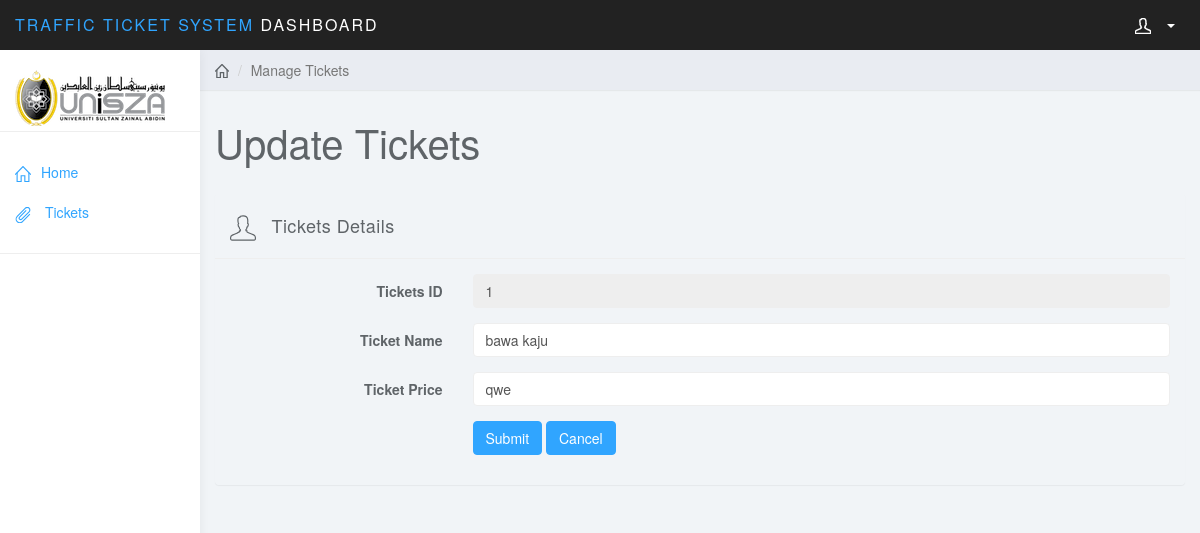
Page /staff/index.php?page=updatetickets1&ID=1 on the committed database.
### tables this page shows
CREATE TABLE IF NOT EXISTS `saman` (
  `saman_id` int(10) NOT NULL AUTO_INCREMENT,
  `saman_name` varchar(100) NOT NULL,
  `saman_price` varchar(10) NOT NULL,
  PRIMARY KEY (`saman_id`)
);

### staff/updatetickets1.php (the view, shortened to what this page needs)
<?php
		if(isset($_GET['ID'])){
			$ID = $_GET['ID'];}
		$sql = "SELECT * FROM saman where saman_id='$ID'";
		$result = mysqli_query($conn, $sql);
		$row = mysqli_fetch_assoc($result)
?>
	<div  class="col-sm-9 col-sm-offset-3 col-lg-10 col-lg-offset-2 main">
		<div class="row" >
			<ol class="breadcrumb">
				<li><svg class="glyph stroked home"><use xlink:href="#stroked-home"></use></svg></li>
				<li class="active">Manage Tickets</li>
			</ol>
		</div>
		<div class="row">
			<div class="col-lg-12">
				<h1 class="page-header">Update Tickets</h1>
			</div>
		</div>
		<div  class="row">
			<div  class="col-lg-12">
				<div  class="panel panel-default" style="background-color :transparent">
					<div  style="background-color :transparent" class="panel-heading" ><svg class="glyph stroked male-user"><use xlink:href="#stroked-male-user"></use></svg> Tickets Details</div>
					<div class="panel-body">
						<form  class="form-horizontal" action="index.php" method="post">
							<fieldset>
								<div class="form-group">
									<label class="col-md-3 control-label" for="name">Tickets ID</label>
									<div class="col-md-9">
									<input type="text" name="id"  value="<?php echo $row['saman_id']; ?>" placeholder='BTAL4037125' class="form-control" readonly>
									</div>
									</div>
								<div class="form-group">
									<label class="col-md-3 control-label" for="name">Ticket Name</label>
									<div class="col-md-9">
									<input type="text" name="name"  value="<?php echo $row['saman_name']; ?>" placeholder='Bawa Laju' class="form-control" required>
									</div>
									</div>
								<div class="form-group">
									<label class="col-md-3 control-label" for="name">Ticket Price</label>
									<div class="col-md-9">
									<input type="text" name="price"  value="<?php echo $row['saman_price']; ?>" placeholder='RM 50.00' class="form-control" required>
									</div>
									</div>
								<div class="form-group">
									<label class="col-md-3 control-label" for="email"></label>
									<div class="col-md-9">
							<button type="submit" class="btn btn-primary btn-md pull-mid">Submit</button>
							<button type="reset" class="btn btn-primary btn-md pull-mid">Cancel</button>
									</div>
								</div>
							</fieldset>
						</form>
					</div>
				</div>
			</div>
		</div>
		</div>

### staff/css/styles.css (style rules this page uses)
body { background: #f1f4f7; padding-top: 50px; color: #5f6468; }
h1, h2, h3, h4, h5, h6 { color: #5f6468; }
h1 { font-weight: 300; font-size: 40px; }
.form-control { border: 1px solid #eee; box-shadow: none; }
.btn-primary, .btn-primary:hover, .btn-primary:focus, .btn-primary:active, .btn-primary.active, .open > .dropdown-toggle.btn-primary, .btn-primary.disabled, .btn-primary[disabled], fieldset[disabled] .btn-primary, .btn-primary.disabled:hover, .btn-primary[disabled]:hover, fieldset[disabled] .btn-primary:hover, .btn-primary.disabled:focus, .btn-primary[disabled]:focus, fieldset[disabled] .btn-primary:focus, .btn-primary.disabled:active, .btn-primary[disabled]:active, fieldset[disabled] .btn-primary:active, .btn-primary.disabled.active, .btn-primary[disabled].active, fieldset[disabled] .btn-primary.active { background-color: #30a5ff; border-color: #30a5ff; }
.panel { border: 0; }
.panel-heading { font-size: 18px; font-weight: 300; letter-spacing: 0.025em; height: 66px; line-height: 45px; }
.panel-default .panel-heading { background: #fff; border-bottom: 1px solid #eee; color: #5f6468; }
.breadcrumb { border-radius: 0; padding: 10px 15px; background: #e9ecf2; box-shadow: 0 1px 1px rgba(0, 0, 0, .05); margin: 0 ; }
h1.page-header { margin-top: 30px; border-bottom: 0; }
.breadcrumb .glyph { height: 14px; width: 14px; margin: -2px 0 0 0; stroke-width: 4px; }
.alert .glyph, .panel-heading .glyph { width: 26px; height: 26px; margin: 0 10px 0 0; stroke-width: 2px; }

### rows in the picture
saman: id "1", name "bawa kaju", price "qwe"
